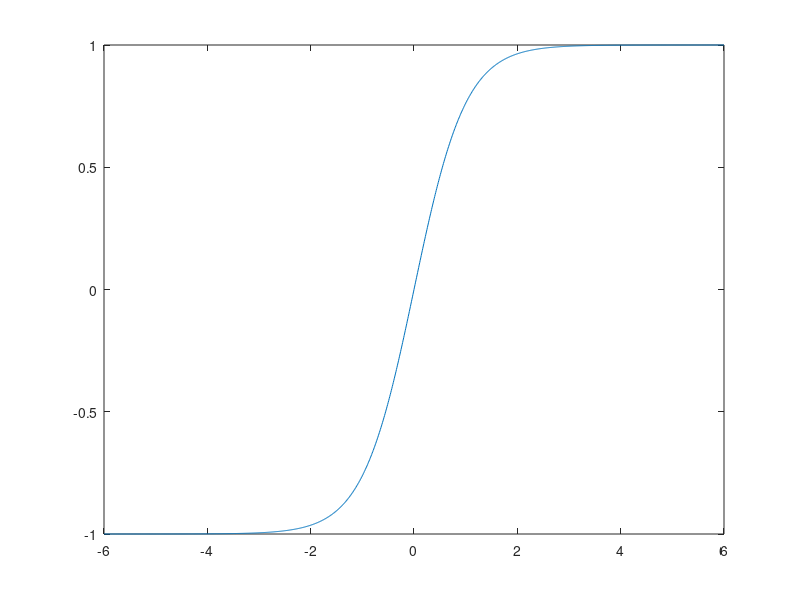
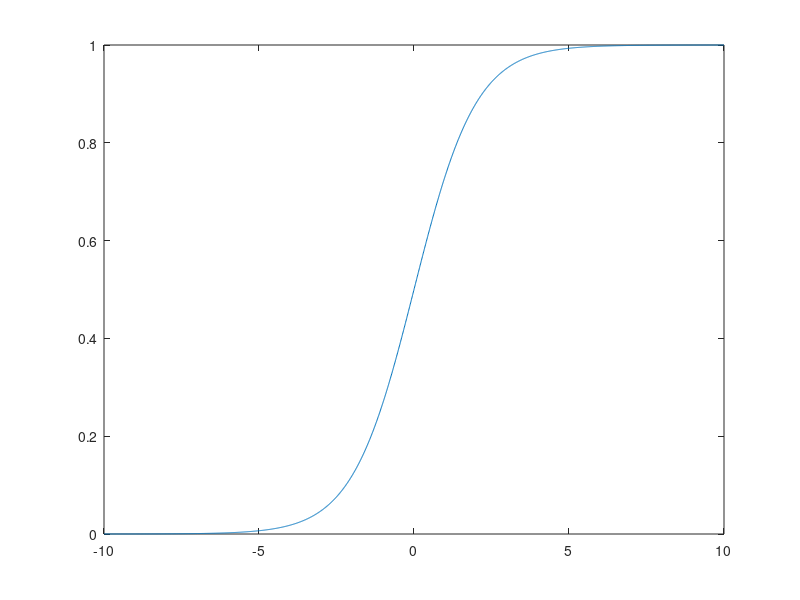
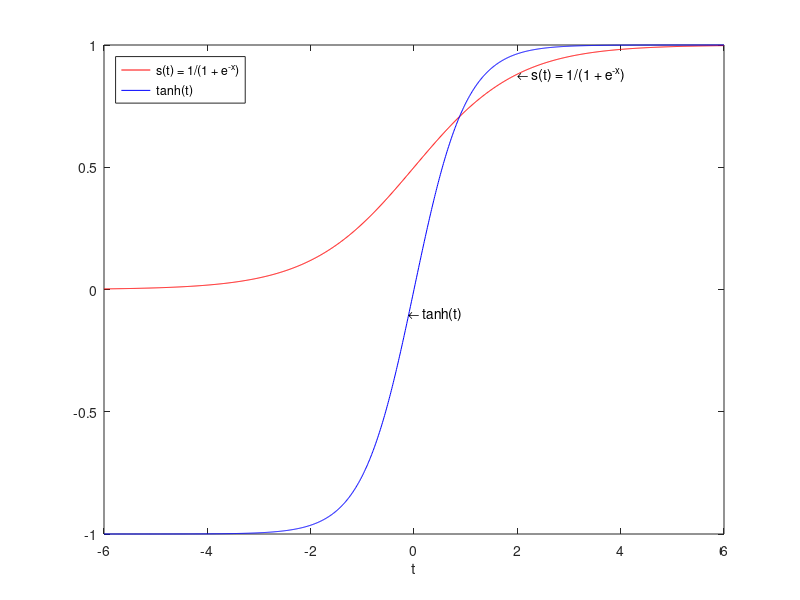

Reproduce these figures in MATLAB, in order.
%% Problem 1
% (a)
a = [-5 -4 -3 -2 -1 1 2 3 4 5];

% (b)
i = 1:9;

% (c)
disp(a(i));

% (d)
disp(a(2:2:10).^3);

% (e)
disp(-1 .* a(3:7));

%% Problem 2
% (b)
x = randi(25, 1, 8) - 10;
y = randi(25, 1, 8) - 10;

% (c)
% (c) i.
disp(x < y);

% (c) ii.
disp(x == y);

% (c) iii.
disp(x | y);

% (c) iv.
disp(x & (~y));

% (c) v.
disp((x > -1) & (y < 2));

% (d)
% (d) i.
disp(x(x > 4));

% (d) ii.
disp(y(x > 4));

% (d) iii.
disp(x((x < 2) | (x > 5)));

% (e)
% (e) i.
disp((x > 0) .* x);

% (e) ii.
z = x(x < 0);

% (e) iii.
disp(((rem(y,2) == 0) + 1) .* y);

%% Problem 3
sample_matrix = [-1 -2 -3; 4 5 6; -7 -8 -9; 10 -11 12];
sample_vector = [-1 2 -3 4 -5];
sample_scalar = -1;
disp(sum(sum(sample_matrix > 0, ndims(sample_matrix))));
disp(sum(sum(sample_vector > 0, ndims(sample_vector))));
disp(sum(sum(sample_scalar > 0, ndims(sample_scalar))));

%% Problem 4
% (a)
x = -6:0.01:6; 
plot(x,tanh(x));

% (b)
figure;
t = -10:0.01:10;
plot(t, 1./(1 + exp(-t)));

% (c)
% The tanh(t) and s(t) functions both look very similar, however
% their ranges are different. tanh goes from -1 to 1 while s(t)
% goes from 0 to 1

% (d)
% From matlab docs: tanh(x) = (exp(2*x) - 1)/(exp(2*x) + 1)
% Knowing this, we can see why the range goes from negative 1 to 1
% with tanh. The numerator subtracts 1 from the exponentiation,
% while the denominator adds 1, leading to the range from -1 to 1

% (e) (f)
figure;
plot(x, 1./(1 + exp(-x)), 'r');
text(2,1/(1 + exp(-2)), '\leftarrow s(t) = 1/(1 + e^{-x})');
hold;
plot(x, tanh(x), 'b');
text(-0.1, tanh(-0.1), '\leftarrow tanh(t)');
xlabel('t');
legend('s(t) = 1/(1 + e^{-x})', 'tanh(t)', 'Location', 'northwest')